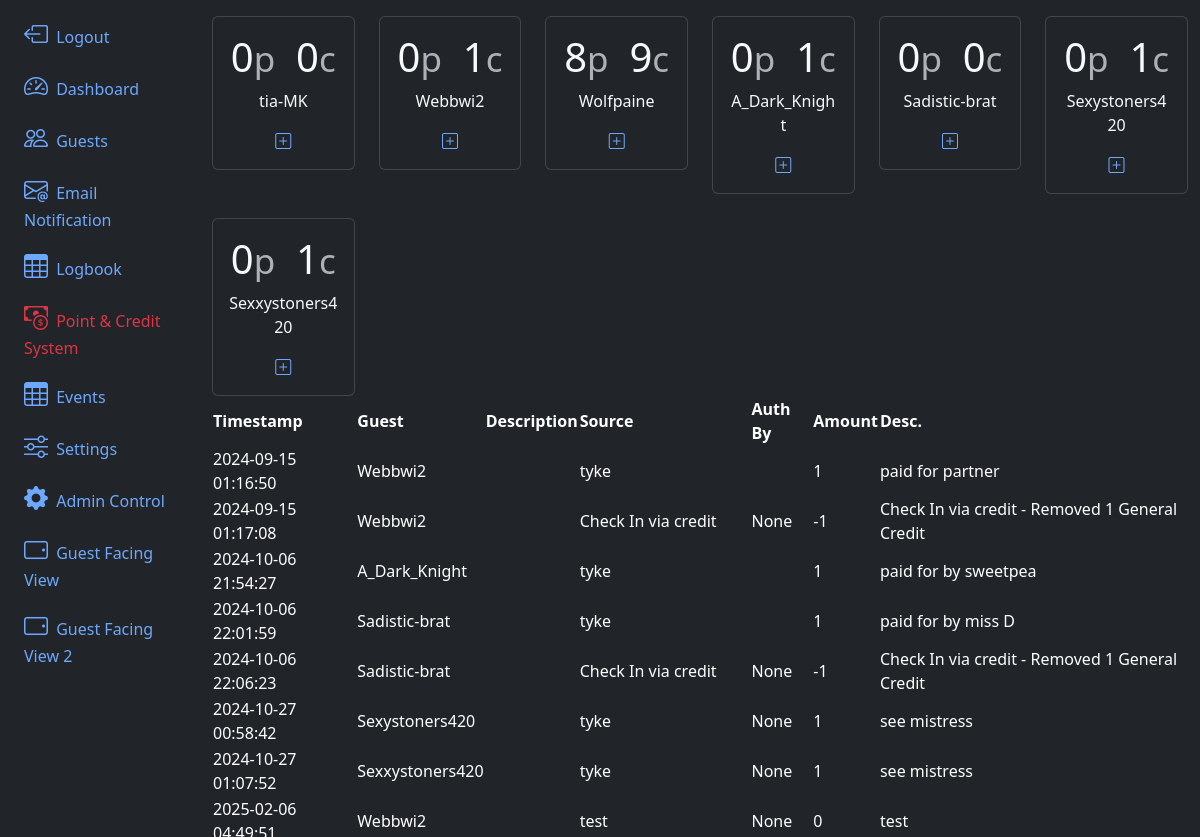
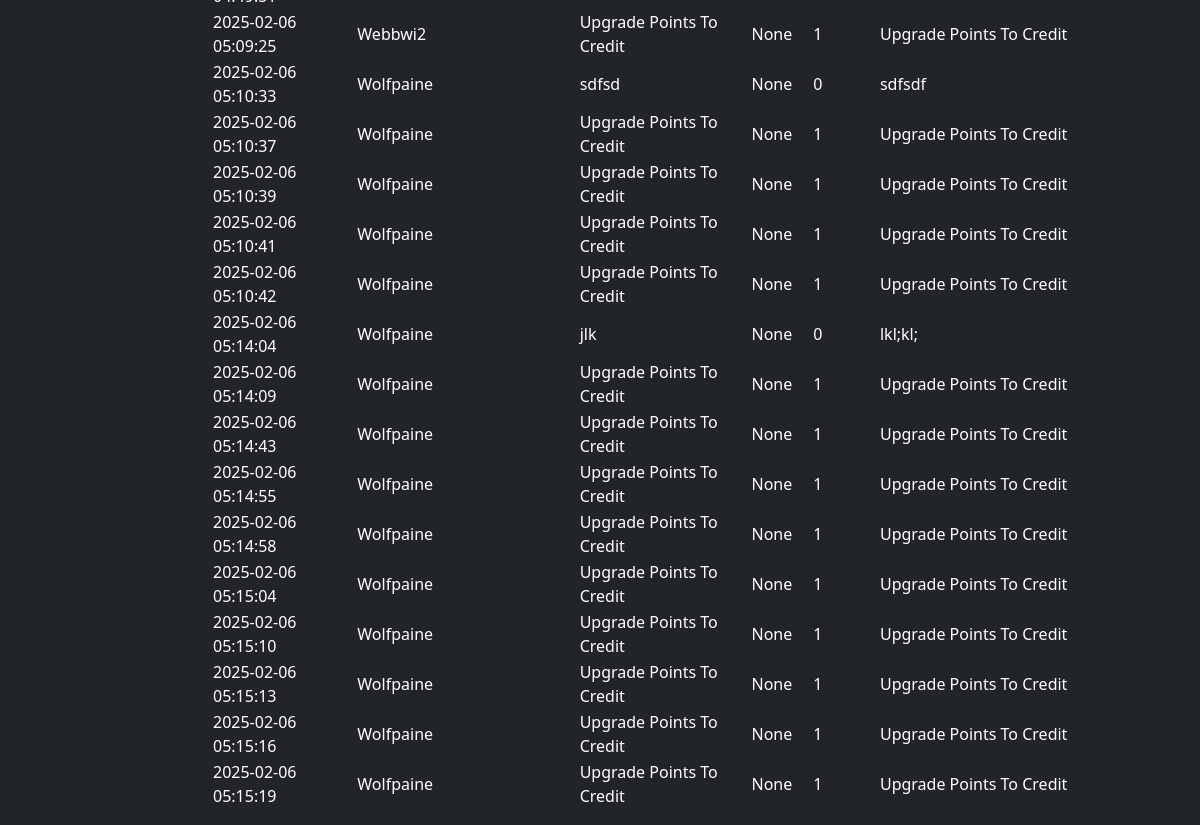
Before: /credits/ with the older database file (2 pictures, top to bottom).
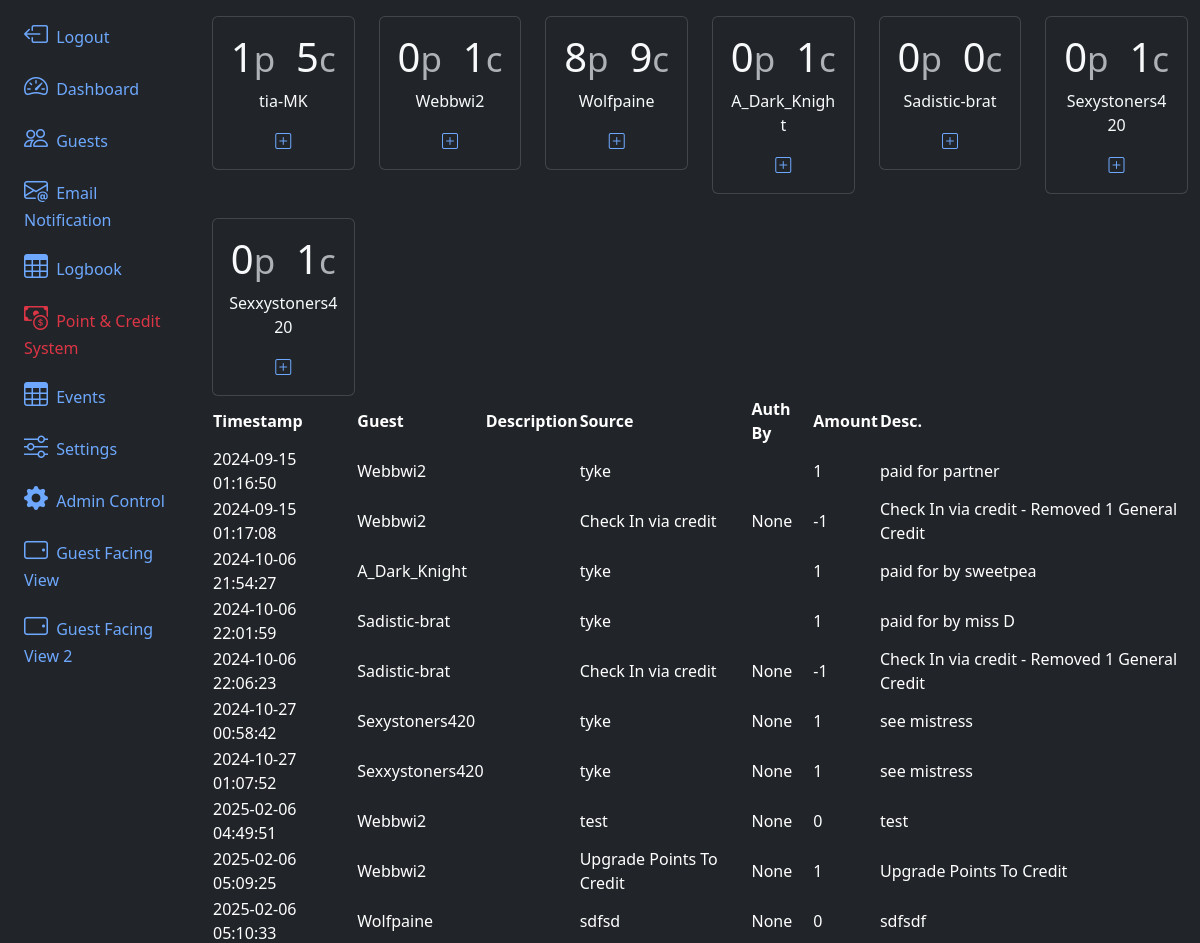
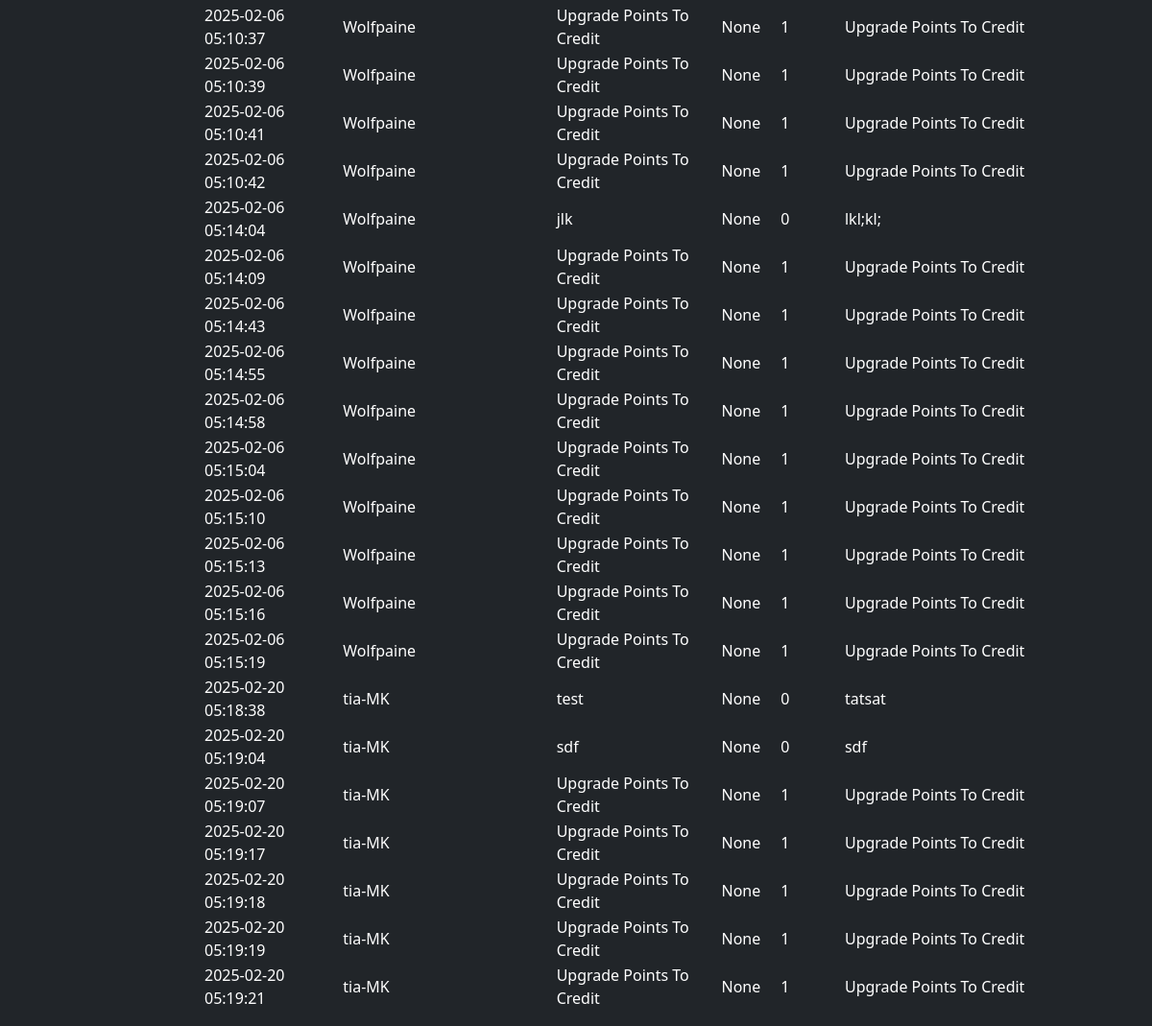
After: the same page with the newer database file (2 pictures, top to bottom).
### app/models.py (models this page shows, shortened)
@dataclass
class GuestCredit(db.Model):
    id:int = db.Column(db.Integer, primary_key=True)
    lastUpdate = db.Column(db.DateTime(timezone=True), server_default=None)
    guest_id = db.Column(db.Integer, db.ForeignKey('guest.id'), nullable=False)
    points:int  = db.Column(db.Integer, nullable=False, default=0)
    generalAmount:int  = db.Column(db.Integer, nullable=False, default=0)
    specialEventAmount:int  = db.Column(db.Integer, nullable=False, default=0)
    privateSessionAmount:int  = db.Column(db.Integer, nullable=False, default=0)

@dataclass
class Guest(db.Model, UserMixin):
    id:int = db.Column(db.Integer, primary_key=True)
    uuid:str  = db.Column(db.String, unique=True, name="uuid")
    fetUsername:str  = db.Column(db.String(100) )
    name:str  = db.Column(db.String(100), nullable=False)
    email:str  = db.Column(db.String(200), nullable=False)
    phone:str  = db.Column(db.String(20))
    checkin_blocked:bool = db.Column(db.Boolean(), default=False)
    password:str  = db.Column(db.String(255))
    allow_qrcode_refresh:bool = db.Column(db.Boolean(), default=True)
    roles = db.relationship('Role', backref=db.backref('guests'), secondary=guest_role)
    performs = db.relationship('Addon', backref='guests', secondary='guest_addons')
    termsCheck:bool = db.Column(db.Boolean(), default=False)
    termsDate = db.Column(db.DateTime(timezone=True), server_default=func.now())
    credit = db.relationship('GuestCredit',backref='guest')
    logbook = db.relationship('Guestlog', backref='guest')
    checkedIn:bool = db.Column(db.Boolean(), default=False)
    lastVisit = db.Column(db.DateTime(timezone=True), server_default=None)
    lastCheckOut = db.Column(db.DateTime(timezone=True), server_default=None)
    created_at = db.Column(db.DateTime(timezone=True), server_default=func.now())

@dataclass
class CreditTransactionLog(db.Model):
    id:int = db.Column(db.Integer, primary_key=True)
    timestamp = db.Column(db.DateTime(timezone=True), server_default=func.now())
    guest = db.Column(db.Integer,  db.ForeignKey('guest.id'), nullable=False)
    authorizedSource:str  = db.Column(db.String(100), nullable=False)
    authorizedBy  = db.Column(db.Integer, db.ForeignKey('guest.id'))
    pointChange:int  = db.Column(db.Integer, nullable=False, default=0)
    generalAmountChange:int  = db.Column(db.Integer, nullable=False, default=0)
    specialEventAmountChange:int  = db.Column(db.Integer, nullable=False, default=0)
    privateSessionAmountChange:int  = db.Column(db.Integer, nullable=False, default=0)
    description:str  = db.Column(db.String(200), nullable=False)

### app/routes.py (the view)
@app.route('/credits/', methods=['GET', 'POST'])
def credits():
    return render_template('credits.html', guests=Guest.query.all(), guestCreds=GuestCredit.query.all(), guestCreditLog=CreditTransactionLog.query.all())

### app/__init__.py (called while the page is built)
@app.template_filter('not_check_role_skip_payment_at_checkin')
def not_check_role_skip_payment_at_checkin(guest):
    return not any(x.skip_payment_at_checkin == True for x in guest.roles)

### app/templates/credits.html (shortened to what this page needs)
{% extends 'layout.html' %}
{% block content %}
<div>
    <div class="row row-cols-2 row-cols-sm-2 row-cols-md-3 row-cols-lg-4 row-cols-xl-6 g-4">
        {% for creds in guestCreds %}
            {% if creds.guest | not_check_role_skip_payment_at_checkin %}
            <div class="col">
                <div class="card text-center bg-dark text-light">
                    <div class="card-body">
                        <div class="card-title">
                            <h1>
                                {{- creds.points -}}
                                <small class="text-body-secondary">p</small>
                                {{- creds.generalAmount -}}
                                <small class="text-body-secondary">c</small>
                            </h1>
                        </div>
                        <p class="card-text">{{ creds.guest.fetUsername }}</p>
                        <a href="/guestCredit/{{creds.guest.id}}" class="m-2 p-3"><i class="bi bi-plus-square"></i></a>
                    </div>
                </div>
            </div>
            {% endif %}
        {% endfor %}
    </div>
    <table class="table-dark rounded-3 overflow-hidden " data-toggle="table" data-search="true">
        <thead>
            <tr>
                <th data-sortable="true" scope="col">Timestamp</th>
                <th data-sortable="true" scope="col">Guest</th>
                <th data-sortable="true" scope="col">Description</th>
                <th data-sortable="true" scope="col">Source</th>
                <th data-sortable="true" scope="col">Auth By</th>
                <th data-sortable="true" scope="col">Amount</th>
                <th data-sortable="true" scope="col">Desc.</th>
            </tr>
        </thead>
        <tbody>
            {% for logItem in guestCreditLog %}
            <tr>
                <td scope="row">{{ logItem.timestamp }}</td>
                <td scope="row">{{ guests[logItem.guest].fetUsername }}</td>
                <td scope="row">{{ guests[logItem.guest].description }}</td>
                <td scope="row">{{ logItem.authorizedSource }}</td>
                <td scope="row">{% if logItem.authorizedBy%}{{ guests[logItem.authorizedBy].role }}{%else%}None {% endif %}</td>
                <td scope="row">{{ logItem.generalAmountChange }}</td>
                <td scope="row">{{ logItem.description }}</td>
            </tr>
            {% endfor %}
        </tbody>
    </table>
</div>
{% endblock content %}

### app/templates/layout.html (shortened to what this page needs)
<!doctype html>
<html lang="en" data-bs-theme="dark">
<head>
    <link href="https://cdn.jsdelivr.net/npm/bootstrap@5.3.3/dist/css/bootstrap.min.css" rel="stylesheet">
    <link rel="stylesheet" href="https://cdn.jsdelivr.net/npm/bootstrap-icons@1.11.3/font/bootstrap-icons.min.css">
    <link rel="stylesheet" href="https://cdn.jsdelivr.net/npm/bootstrap-table@1.23.2/dist/bootstrap-table.min.css">
</head>
<body>
    <div class="container-fluid">
        <div class="row flex-nowrap">
            <div class="col-auto col-md-3 col-xl-2 px-sm-2 px-0 bg-dark">
                <div class="d-flex flex-column align-items-center align-items-sm-start px-3 pt-2 text-white min-vh-100">
                    <ul class="nav nav-pills flex-column mb-sm-auto mb-0 align-items-center align-items-sm-start"
                        id="menu">
                        <a href="/logout" class="nav-link align-middle px-0">
                            <i class="fs-4 bi-box-arrow-left"></i> <span class="ms-1 d-none d-sm-inline">Logout</span>
                        </a>
                        <li class="nav-item">
                            <a href="/dashboard"
                                class="nav-link align-middle px-0 {% if request.endpoint == 'dashboard' %}text-danger{% endif %}">
                                <i class="fs-4 bi-speedometer2"></i> <span
                                    class="ms-1 d-none d-sm-inline">Dashboard</span>
                            </a>
                        </li>
                        <li class="nav-item">
                            <a href="/guests"
                                class="nav-link px-0 align-middle {% if request.endpoint == 'guests' %}text-danger{% endif %}">
                                <i class="fs-4 bi-people"></i> <span class="ms-1 d-none d-sm-inline">Guests</span>
                            </a>
                        </li>
                        <li class="nav-item">
                            <a href="/notificationEmailer"
                                class="nav-link px-0 align-middle {% if request.endpoint == 'emailer' %}text-danger{% endif %}">
                                <i class="fs-4  bi-envelope-at"></i> <span class="ms-1 d-none d-sm-inline">Email Notification</span>
                            </a>
                        </li>
                        <li class="nav-item">
                            <a href="/logbook"
                                class="nav-link px-0 align-middle {% if request.endpoint == 'logbook' %}text-danger{% endif %}">
                                <i class="fs-4 bi-table "></i> <span class="ms-1 d-none d-sm-inline">Logbook</span></a>
                        </li>
                        <a href="/credits"
                            class="nav-link px-0 align-middle {% if request.endpoint == 'credits' %}text-danger{% endif %}">
                            <i class="fs-4 bi-cash-coin "></i> <span class="ms-1 d-none d-sm-inline">Point & Credit System</span></a>
                        <a href="/events"
                            class="nav-link px-0 align-middle {% if request.endpoint == 'events' %}text-danger{% endif %}">
                            <i class="fs-4 bi-table "></i> <span class="ms-1 d-none d-sm-inline">Events</span></a>
                        <li class="nav-item">
                            <a href="/settings"
                                class="nav-link px-0 align-middle {% if request.endpoint == 'settings' %}text-danger{% endif %}">
                                <i class="fs-4 bi-sliders "></i> <span
                                    class="ms-1 d-none d-sm-inline">Settings</span></a>
                        </li>
                        <a target="_blank" rel="noopener noreferrer" href="/admin"
                            class="nav-link px-0 align-middle">
                            <i class="fs-4 bi-gear-fill "></i> <span class="ms-1 d-none d-sm-inline">Admin
                                Control</span></a>
                        <a target="_blank" rel="noopener noreferrer" href="/guestView"
                            class="nav-link px-0 align-middle">
                            <i class="fs-4 bi-tablet-landscape "></i> <span class="ms-1 d-none d-sm-inline">Guest Facing View</span></a>
                        <a target="_blank" rel="noopener noreferrer" href="/guestView2"
                            class="nav-link px-0 align-middle">
                            <i class="fs-4 bi-tablet-landscape "></i> <span class="ms-1 d-none d-sm-inline">Guest Facing View 2</span></a>
                    </ul>
                </div>
            </div>
            <div class="col py-3 bg-dark text-light">
                {% block content %}{% endblock %}
            </div>
        </div>
    </div>
</body>
</html>

Changed rows visible on the page:
changed GuestCredit "tia-MK": points "0" → "1"; generalAmount "0" → "5"
added CreditTransactionLog: timestamp "2025-02-20 05:18:38", guest.fetUsername "tia-MK", authorizedSource "test", shows "None", generalAmountChange "0", description "tatsat"
added CreditTransactionLog: timestamp "2025-02-20 05:19:04", guest.fetUsername "tia-MK", authorizedSource "sdf", shows "None", generalAmountChange "0", description "sdf"
added CreditTransactionLog: timestamp "2025-02-20 05:19:07", guest.fetUsername "tia-MK", authorizedSource "Upgrade Points To Credit", shows "None", generalAmountChange "1", description "Upgrade Points To Credit"
added CreditTransactionLog: timestamp "2025-02-20 05:19:17", guest.fetUsername "tia-MK", authorizedSource "Upgrade Points To Credit", shows "None", generalAmountChange "1", description "Upgrade Points To Credit"
added CreditTransactionLog: timestamp "2025-02-20 05:19:18", guest.fetUsername "tia-MK", authorizedSource "Upgrade Points To Credit", shows "None", generalAmountChange "1", description "Upgrade Points To Credit"
added CreditTransactionLog: timestamp "2025-02-20 05:19:19", guest.fetUsername "tia-MK", authorizedSource "Upgrade Points To Credit", shows "None", generalAmountChange "1", description "Upgrade Points To Credit"
added CreditTransactionLog: timestamp "2025-02-20 05:19:21", guest.fetUsername "tia-MK", authorizedSource "Upgrade Points To Credit", shows "None", generalAmountChange "1", description "Upgrade Points To Credit"
